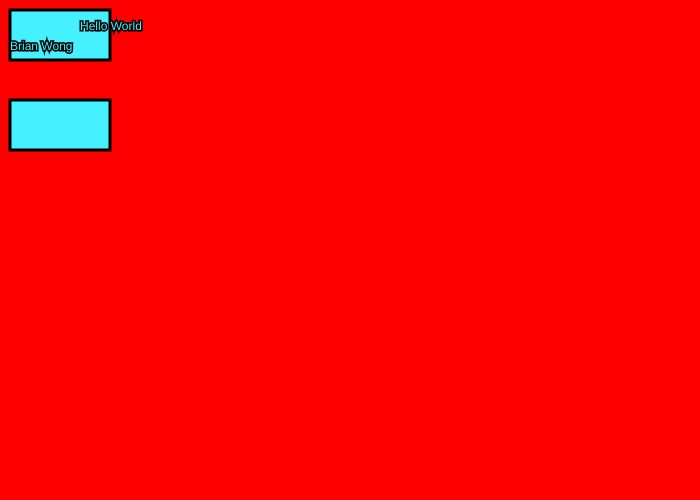
Frame 1 (no input)
Frame 60 (no input): identical to frame 1, image omitted
Frame 120 (the mouse pressed at the canvas centre since frame 60): identical to frame 1, image omitted

The p5.js sketch that drew this single still picture (run headless with seeded random() and noise() and a simulated clock; from frame 60 on, the mouse is pressed at the canvas centre):

// p5.js sketch
// ── sketch.js
function setup()
{
  createCanvas(700,500);

}

function draw()
{
	background(255,0,0)

	fill(69,240,255);
	stroke(0,0,0);
	strokeWeight(3);

	rect(10,10,100,50);

  text("Hello World",80,30);

	text("Brian Wong",10,50);

  text("Donald Trump",10,130);

	rect(10,100,100,50);

	fill(255,255,255);

}
